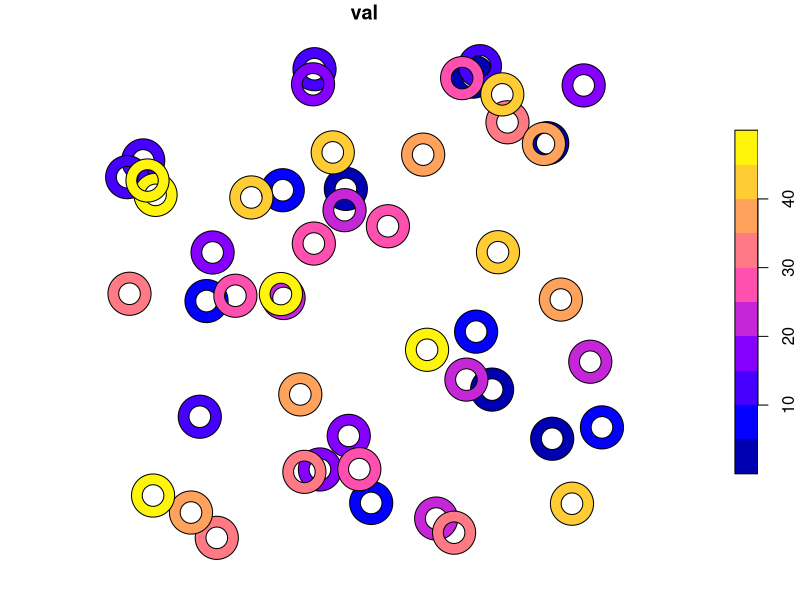
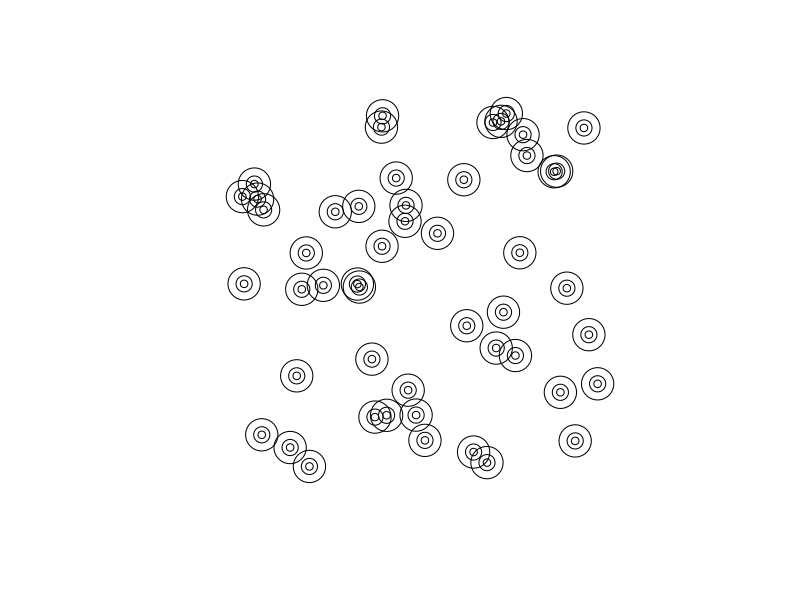
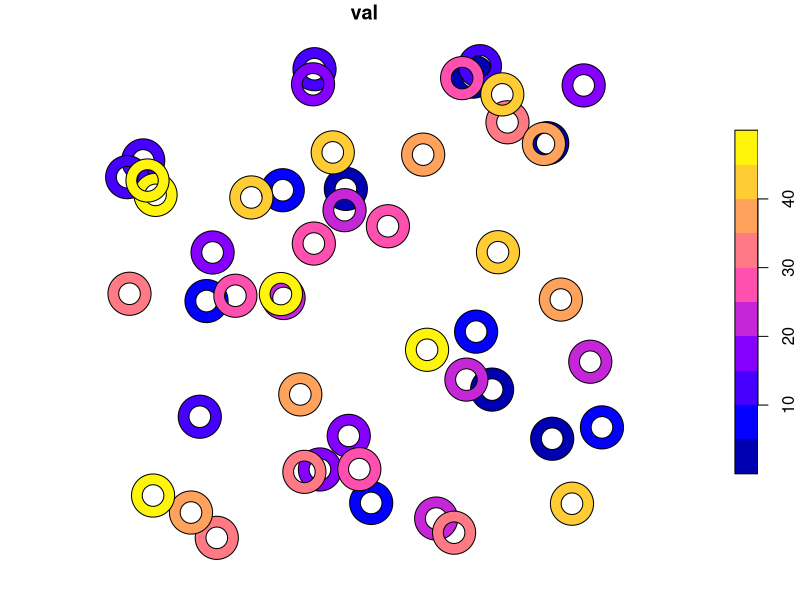
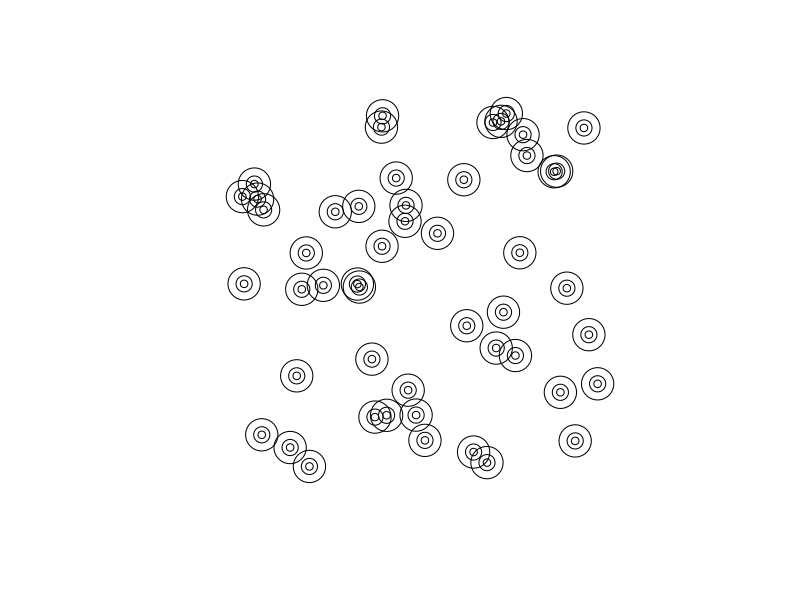
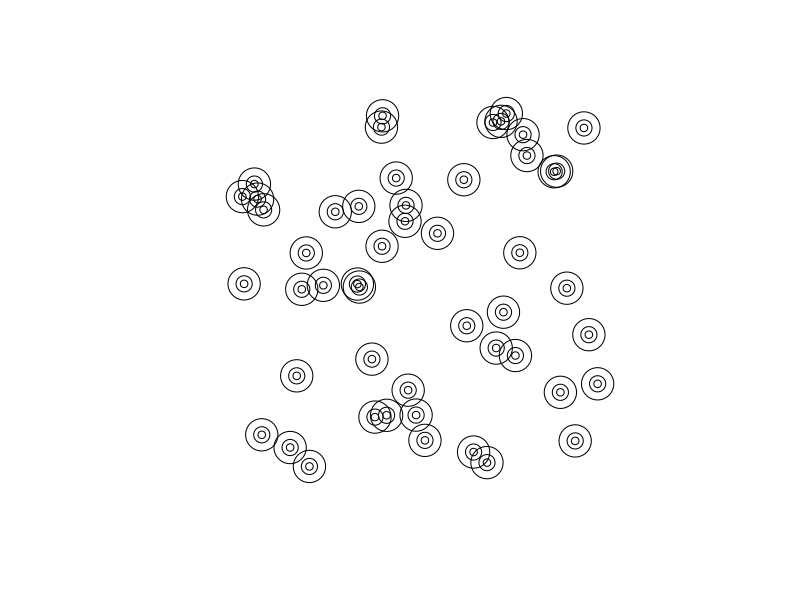

Write R code to recreate these figures, in order.
library(tidyverse)
library(sf)
set.seed(12345)
points = map2(runif(50, -10, 10), runif(50, -10, 10), ~ st_point(c(.x, .y))) %>%
  st_sfc(crs = 4326) %>%
  st_transform(3857)
sf_pts = st_sf(val = 1:50, geometry = points)

ring1 = st_buffer(points, 50000)
ring2 = st_buffer(points, 100000)
sep_rings = st_sfc(map2(ring2, ring1, ~ st_difference(.x, .y)), crs = 3857)
sf_opt1 <- sf_pts %>%
  st_set_geometry(sep_rings)
plot(sf_opt1)
plot(sf_opt1$geometry)
plot(sf_pts$geometry, add = T)

sf_opt2 <- sf_pts %>%
  mutate(
    ring1 = st_buffer(geometry, 50000),
    ring2 = st_buffer(geometry, 100000)
    ) %>%
  rowid_to_column() %>%
  group_by(rowid) %>%
  mutate(geometry = st_difference(ring2, ring1)) %>%
  ungroup() %>%
  select(val)
plot(sf_opt2)
plot(sf_opt2$geometry)
plot(sf_pts$geometry, add = T)

sf_opt3 <- sf_pts %>%
  mutate(
    ring1 = st_buffer(geometry, 50000),
    ring2 = st_buffer(geometry, 100000)
  ) %>%
  mutate(geometry = ring2 / ring1) %>%
  select(val)
plot(sf_opt3$geometry)
plot(sf_pts$geometry, add = T)


st_bbox(sf_opt1)
st_bbox(sf_opt2)
st_bbox(sf_opt3)
